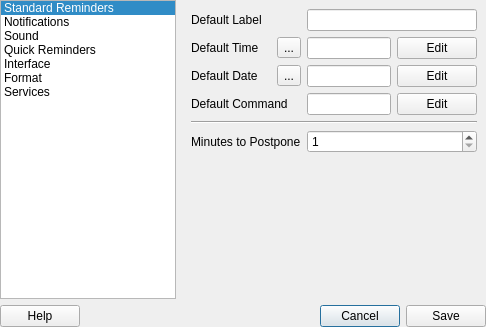
<?xml version="1.0" encoding="UTF-8"?>
<ui version="4.0">
 <class>preferences</class>
 <widget class="QDialog" name="preferences">
  <property name="geometry">
   <rect>
    <x>0</x>
    <y>0</y>
    <width>486</width>
    <height>327</height>
   </rect>
  </property>
  <property name="windowTitle">
   <string>Preferences</string>
  </property>
  <property name="windowIcon">
   <iconset theme="remindor-qt">
    <normalon>:/icons/remindor-qt.svg</normalon>
   </iconset>
  </property>
  <layout class="QGridLayout" name="gridLayout_2">
   <property name="margin">
    <number>0</number>
   </property>
   <item row="1" column="0">
    <widget class="QWidget" name="button_widget" native="true">
     <layout class="QHBoxLayout" name="horizontalLayout">
      <property name="margin">
       <number>0</number>
      </property>
      <item>
       <widget class="QPushButton" name="help_button">
        <property name="text">
         <string>Help</string>
        </property>
        <property name="icon">
         <iconset theme="help">
          <normalon>:/icons/help.png</normalon>
         </iconset>
        </property>
       </widget>
      </item>
      <item>
       <spacer name="horizontalspacer">
        <property name="orientation">
         <enum>Qt::Horizontal</enum>
        </property>
        <property name="sizeHint" stdset="0">
         <size>
          <width>40</width>
          <height>20</height>
         </size>
        </property>
       </spacer>
      </item>
      <item>
       <widget class="QPushButton" name="cancel_button">
        <property name="text">
         <string>Cancel</string>
        </property>
        <property name="icon">
         <iconset theme="gtk-cancel">
          <normalon>:/icons/delete.png</normalon>
         </iconset>
        </property>
        <property name="default">
         <bool>true</bool>
        </property>
       </widget>
      </item>
      <item>
       <widget class="QPushButton" name="save_button">
        <property name="text">
         <string>Save</string>
        </property>
        <property name="icon">
         <iconset theme="stock_save">
          <normalon>:/icons/save.png</normalon>
         </iconset>
        </property>
        <property name="autoDefault">
         <bool>false</bool>
        </property>
       </widget>
      </item>
     </layout>
    </widget>
   </item>
   <item row="0" column="0">
    <widget class="QWidget" name="preferences_widget" native="true">
     <layout class="QHBoxLayout" name="horizontalLayout_2">
      <property name="margin">
       <number>0</number>
      </property>
      <item>
       <widget class="QListWidget" name="list">
        <property name="maximumSize">
         <size>
          <width>200</width>
          <height>16777215</height>
         </size>
        </property>
        <property name="currentRow">
         <number>0</number>
        </property>
        <item>
         <property name="text">
          <string>Standard Reminders</string>
         </property>
        </item>
        <item>
         <property name="text">
          <string>Notifications</string>
         </property>
        </item>
        <item>
         <property name="text">
          <string>Sound</string>
         </property>
        </item>
        <item>
         <property name="text">
          <string>Quick Reminders</string>
         </property>
        </item>
        <item>
         <property name="text">
          <string>Interface</string>
         </property>
        </item>
        <item>
         <property name="text">
          <string>Format</string>
         </property>
        </item>
        <item>
         <property name="text">
          <string>Services</string>
         </property>
        </item>
       </widget>
      </item>
      <item>
       <widget class="QStackedWidget" name="stack">
        <property name="currentIndex">
         <number>0</number>
        </property>
        <widget class="QWidget" name="standard_page">
         <layout class="QGridLayout" name="gridLayout">
          <item row="0" column="2" colspan="2">
           <widget class="QLineEdit" name="label_edit"/>
          </item>
          <item row="2" column="0">
           <widget class="QLabel" name="date_label">
            <property name="text">
             <string>Default Date</string>
            </property>
           </widget>
          </item>
          <item row="1" column="0">
           <widget class="QLabel" name="time_label">
            <property name="text">
             <string>Default Time</string>
            </property>
           </widget>
          </item>
          <item row="6" column="2">
           <spacer name="verticalspacer">
            <property name="orientation">
             <enum>Qt::Vertical</enum>
            </property>
            <property name="sizeHint" stdset="0">
             <size>
              <width>20</width>
              <height>40</height>
             </size>
            </property>
           </spacer>
          </item>
          <item row="5" column="2" colspan="2">
           <widget class="QSpinBox" name="postpone_spin">
            <property name="minimum">
             <number>1</number>
            </property>
            <property name="maximum">
             <number>600</number>
            </property>
           </widget>
          </item>
          <item row="2" column="3">
           <widget class="QPushButton" name="date_button">
            <property name="text">
             <string>Edit</string>
            </property>
            <property name="icon">
             <iconset theme="gtk-edit">
              <normalon>:/icons/edit.png</normalon>
             </iconset>
            </property>
            <property name="autoDefault">
             <bool>false</bool>
            </property>
           </widget>
          </item>
          <item row="3" column="2">
           <widget class="QLineEdit" name="command_edit"/>
          </item>
          <item row="2" column="2">
           <widget class="QLineEdit" name="date_edit"/>
          </item>
          <item row="3" column="3">
           <widget class="QPushButton" name="command_button">
            <property name="text">
             <string>Edit</string>
            </property>
            <property name="icon">
             <iconset theme="gtk-edit">
              <normalon>:/icons/edit.png</normalon>
             </iconset>
            </property>
            <property name="autoDefault">
             <bool>false</bool>
            </property>
           </widget>
          </item>
          <item row="1" column="3">
           <widget class="QPushButton" name="time_button">
            <property name="text">
             <string>Edit</string>
            </property>
            <property name="icon">
             <iconset theme="gtk-edit">
              <normalon>:/icons/edit.png</normalon>
             </iconset>
            </property>
            <property name="autoDefault">
             <bool>false</bool>
            </property>
           </widget>
          </item>
          <item row="1" column="2">
           <widget class="QLineEdit" name="time_edit"/>
          </item>
          <item row="4" column="0" colspan="4">
           <widget class="Line" name="line">
            <property name="orientation">
             <enum>Qt::Horizontal</enum>
            </property>
           </widget>
          </item>
          <item row="1" column="1">
           <widget class="QToolButton" name="time_error">
            <property name="text">
             <string>...</string>
            </property>
            <property name="icon">
             <iconset theme="error">
              <normalon>:/icons/delete.png</normalon>
             </iconset>
            </property>
           </widget>
          </item>
          <item row="2" column="1">
           <widget class="QToolButton" name="date_error">
            <property name="text">
             <string>...</string>
            </property>
            <property name="icon">
             <iconset theme="error">
              <normalon>:/icons/delete.png</normalon>
             </iconset>
            </property>
           </widget>
          </item>
          <item row="0" column="0" colspan="2">
           <widget class="QLabel" name="label_label">
            <property name="text">
             <string>Default Label</string>
            </property>
           </widget>
          </item>
          <item row="5" column="0" colspan="2">
           <widget class="QLabel" name="postpone_label">
            <property name="text">
             <string>Minutes to Postpone</string>
            </property>
           </widget>
          </item>
          <item row="3" column="0" colspan="2">
           <widget class="QLabel" name="command_label">
            <property name="text">
             <string>Default Command</string>
            </property>
           </widget>
          </item>
         </layout>
        </widget>
        <widget class="QWidget" name="notifications_page">
         <layout class="QGridLayout" name="gridLayout_8">
          <item row="0" column="1">
           <widget class="QCheckBox" name="popup_check">
            <property name="text">
             <string/>
            </property>
           </widget>
          </item>
          <item row="2" column="0">
           <widget class="QLabel" name="change_icon_label">
            <property name="text">
             <string>Change Tray
Icon on Reminder</string>
            </property>
           </widget>
          </item>
          <item row="2" column="1">
           <widget class="QCheckBox" name="change_icon_check">
            <property name="text">
             <string/>
            </property>
           </widget>
          </item>
          <item row="1" column="1">
           <widget class="QCheckBox" name="dialog_check">
            <property name="text">
             <string/>
            </property>
           </widget>
          </item>
          <item row="0" column="0">
           <widget class="QLabel" name="popup_label">
            <property name="text">
             <string>Popup</string>
            </property>
           </widget>
          </item>
          <item row="1" column="0">
           <widget class="QLabel" name="dialog_label">
            <property name="text">
             <string>Dialog</string>
            </property>
           </widget>
          </item>
          <item row="3" column="1">
           <spacer name="verticalSpacer">
            <property name="orientation">
             <enum>Qt::Vertical</enum>
            </property>
            <property name="sizeHint" stdset="0">
             <size>
              <width>20</width>
              <height>40</height>
             </size>
            </property>
           </spacer>
          </item>
         </layout>
        </widget>
        <widget class="QWidget" name="sound_page">
         <layout class="QGridLayout" name="gridLayout_3">
          <item row="0" column="1">
           <widget class="QLineEdit" name="file_edit"/>
          </item>
          <item row="3" column="1">
           <widget class="QSpinBox" name="time_loop_spin">
            <property name="minimum">
             <number>1</number>
            </property>
            <property name="maximum">
             <number>100</number>
            </property>
           </widget>
          </item>
          <item row="1" column="2">
           <widget class="QLabel" name="length_label2">
            <property name="text">
             <string>s (0 for end)</string>
            </property>
           </widget>
          </item>
          <item row="1" column="1">
           <widget class="QSpinBox" name="length_spin">
            <property name="minimum">
             <number>0</number>
            </property>
            <property name="maximum">
             <number>600</number>
            </property>
           </widget>
          </item>
          <item row="0" column="0">
           <widget class="QLabel" name="sound_label">
            <property name="text">
             <string>Default Sound File</string>
            </property>
           </widget>
          </item>
          <item row="2" column="0">
           <widget class="QLabel" name="loop_label">
            <property name="text">
             <string>Loop Sound</string>
            </property>
           </widget>
          </item>
          <item row="2" column="1">
           <widget class="QCheckBox" name="loop_check">
            <property name="text">
             <string/>
            </property>
           </widget>
          </item>
          <item row="3" column="0">
           <widget class="QLabel" name="time_loop_label">
            <property name="text">
             <string>Times to Loop</string>
            </property>
           </widget>
          </item>
          <item row="0" column="2">
           <widget class="QToolButton" name="file_button">
            <property name="text">
             <string>...</string>
            </property>
            <property name="icon">
             <iconset theme="fileopen">
              <normalon>:/icons/open.png</normalon>
             </iconset>
            </property>
           </widget>
          </item>
          <item row="1" column="0">
           <widget class="QLabel" name="length_label">
            <property name="text">
             <string>Default Play Length</string>
            </property>
           </widget>
          </item>
          <item row="4" column="1">
           <spacer name="verticalspacer3">
            <property name="orientation">
             <enum>Qt::Vertical</enum>
            </property>
            <property name="sizeHint" stdset="0">
             <size>
              <width>20</width>
              <height>40</height>
             </size>
            </property>
           </spacer>
          </item>
         </layout>
        </widget>
        <widget class="QWidget" name="quick_page">
         <layout class="QGridLayout" name="gridLayout_4">
          <item row="6" column="0">
           <widget class="QLabel" name="quick_sound_label">
            <property name="text">
             <string>Use standard reminder
sound settings</string>
            </property>
           </widget>
          </item>
          <item row="8" column="0">
           <widget class="QLabel" name="quick_info_label">
            <property name="text">
             <string>Show info on dialog</string>
            </property>
           </widget>
          </item>
          <item row="1" column="0">
           <widget class="QLabel" name="quick_minutes_label">
            <property name="text">
             <string>Default Quick Minutes</string>
            </property>
           </widget>
          </item>
          <item row="4" column="0">
           <widget class="QLabel" name="quick_popup_label">
            <property name="text">
             <string>Popup Notification</string>
            </property>
           </widget>
          </item>
          <item row="0" column="0">
           <widget class="QLabel" name="quick_label_label">
            <property name="text">
             <string>Default Quick Label</string>
            </property>
           </widget>
          </item>
          <item row="5" column="0">
           <widget class="QLabel" name="quick_dialog_label">
            <property name="text">
             <string>Dialog Notification</string>
            </property>
           </widget>
          </item>
          <item row="9" column="0">
           <spacer name="verticalspacer4">
            <property name="orientation">
             <enum>Qt::Vertical</enum>
            </property>
            <property name="sizeHint" stdset="0">
             <size>
              <width>20</width>
              <height>40</height>
             </size>
            </property>
           </spacer>
          </item>
          <item row="2" column="0">
           <widget class="QLabel" name="quick_slider">
            <property name="text">
             <string>Use Slider</string>
            </property>
           </widget>
          </item>
          <item row="0" column="1">
           <widget class="QLineEdit" name="quick_label_edit"/>
          </item>
          <item row="3" column="0" colspan="2">
           <widget class="Line" name="line2">
            <property name="orientation">
             <enum>Qt::Horizontal</enum>
            </property>
           </widget>
          </item>
          <item row="7" column="0" colspan="2">
           <widget class="Line" name="line3">
            <property name="orientation">
             <enum>Qt::Horizontal</enum>
            </property>
           </widget>
          </item>
          <item row="2" column="1">
           <widget class="QCheckBox" name="quick_slider_check">
            <property name="text">
             <string/>
            </property>
           </widget>
          </item>
          <item row="4" column="1">
           <widget class="QCheckBox" name="quick_popup_check">
            <property name="text">
             <string/>
            </property>
           </widget>
          </item>
          <item row="5" column="1">
           <widget class="QCheckBox" name="quick_dialog_check">
            <property name="text">
             <string/>
            </property>
           </widget>
          </item>
          <item row="6" column="1">
           <widget class="QCheckBox" name="quick_sound_check">
            <property name="text">
             <string/>
            </property>
           </widget>
          </item>
          <item row="8" column="1">
           <widget class="QCheckBox" name="quick_info_check">
            <property name="text">
             <string/>
            </property>
           </widget>
          </item>
          <item row="1" column="1">
           <widget class="QSpinBox" name="quick_minutes_spin">
            <property name="minimum">
             <number>1</number>
            </property>
            <property name="maximum">
             <number>120</number>
            </property>
            <property name="value">
             <number>30</number>
            </property>
           </widget>
          </item>
         </layout>
        </widget>
        <widget class="QWidget" name="interface_page">
         <layout class="QGridLayout" name="gridLayout_5">
          <item row="6" column="1">
           <widget class="QCheckBox" name="hide_check">
            <property name="text">
             <string/>
            </property>
           </widget>
          </item>
          <item row="5" column="1">
           <widget class="QComboBox" name="icon_combo">
            <item>
             <property name="text">
              <string>System Theme</string>
             </property>
            </item>
            <item>
             <property name="text">
              <string>Light Icon</string>
             </property>
            </item>
            <item>
             <property name="text">
              <string>Dark Icon</string>
             </property>
            </item>
            <item>
             <property name="text">
              <string>App Icon</string>
             </property>
            </item>
           </widget>
          </item>
          <item row="7" column="0">
           <spacer name="verticalspacer5">
            <property name="orientation">
             <enum>Qt::Vertical</enum>
            </property>
            <property name="sizeHint" stdset="0">
             <size>
              <width>20</width>
              <height>40</height>
             </size>
            </property>
           </spacer>
          </item>
          <item row="1" column="0">
           <widget class="QLabel" name="future_label">
            <property name="text">
             <string>Future Color</string>
            </property>
           </widget>
          </item>
          <item row="3" column="0">
           <widget class="QLabel" name="new_label">
            <property name="text">
             <string>Show News
Notifications</string>
            </property>
           </widget>
          </item>
          <item row="6" column="0">
           <widget class="QLabel" name="hide_label">
            <property name="text">
             <string>Hide Tray Icon</string>
            </property>
           </widget>
          </item>
          <item row="0" column="0">
           <widget class="QLabel" name="today_label">
            <property name="text">
             <string>Today's Color</string>
            </property>
           </widget>
          </item>
          <item row="5" column="0">
           <widget class="QLabel" name="icon_label">
            <property name="text">
             <string>Tray Icon</string>
            </property>
           </widget>
          </item>
          <item row="2" column="0">
           <widget class="QLabel" name="past_label">
            <property name="text">
             <string>Past Color</string>
            </property>
           </widget>
          </item>
          <item row="0" column="1">
           <widget class="QPushButton" name="today_button">
            <property name="styleSheet">
             <string notr="true"/>
            </property>
            <property name="text">
             <string>Color</string>
            </property>
           </widget>
          </item>
          <item row="1" column="1">
           <widget class="QPushButton" name="future_button">
            <property name="text">
             <string>Color</string>
            </property>
           </widget>
          </item>
          <item row="2" column="1">
           <widget class="QPushButton" name="past_button">
            <property name="text">
             <string>Color</string>
            </property>
           </widget>
          </item>
          <item row="4" column="0" colspan="2">
           <widget class="Line" name="line4">
            <property name="orientation">
             <enum>Qt::Horizontal</enum>
            </property>
           </widget>
          </item>
          <item row="3" column="1">
           <widget class="QCheckBox" name="new_check">
            <property name="text">
             <string/>
            </property>
           </widget>
          </item>
         </layout>
        </widget>
        <widget class="QWidget" name="format_page">
         <layout class="QGridLayout" name="gridLayout_6">
          <item row="2" column="0">
           <spacer name="verticalspacer6">
            <property name="orientation">
             <enum>Qt::Vertical</enum>
            </property>
            <property name="sizeHint" stdset="0">
             <size>
              <width>20</width>
              <height>40</height>
             </size>
            </property>
           </spacer>
          </item>
          <item row="1" column="0">
           <widget class="QLabel" name="date_format_label">
            <property name="text">
             <string>Date Format</string>
            </property>
           </widget>
          </item>
          <item row="0" column="0">
           <widget class="QLabel" name="time_format_label">
            <property name="text">
             <string>Time Format</string>
            </property>
           </widget>
          </item>
          <item row="0" column="1">
           <widget class="QComboBox" name="time_format_combo">
            <item>
             <property name="text">
              <string>1:12pm</string>
             </property>
            </item>
            <item>
             <property name="text">
              <string>13:12</string>
             </property>
            </item>
            <item>
             <property name="text">
              <string>1312</string>
             </property>
            </item>
           </widget>
          </item>
          <item row="1" column="1">
           <widget class="QComboBox" name="date_format_combo">
            <item>
             <property name="text">
              <string>12/31/2000</string>
             </property>
            </item>
            <item>
             <property name="text">
              <string>12-31-2000</string>
             </property>
            </item>
            <item>
             <property name="text">
              <string>12/31/00</string>
             </property>
            </item>
            <item>
             <property name="text">
              <string>12-31-00</string>
             </property>
            </item>
            <item>
             <property name="text">
              <string>31/12/2000</string>
             </property>
            </item>
            <item>
             <property name="text">
              <string>31-12-2000</string>
             </property>
            </item>
            <item>
             <property name="text">
              <string>31/12/00</string>
             </property>
            </item>
            <item>
             <property name="text">
              <string>31-12-00</string>
             </property>
            </item>
            <item>
             <property name="text">
              <string>2000/12/31</string>
             </property>
            </item>
            <item>
             <property name="text">
              <string>2000-12-31</string>
             </property>
            </item>
            <item>
             <property name="text">
              <string>00/12/31</string>
             </property>
            </item>
            <item>
             <property name="text">
              <string>00-12-31</string>
             </property>
            </item>
           </widget>
          </item>
         </layout>
        </widget>
        <widget class="QWidget" name="services_page">
         <layout class="QGridLayout" name="gridLayout_7">
          <item row="2" column="0">
           <spacer name="verticalspacer7">
            <property name="orientation">
             <enum>Qt::Vertical</enum>
            </property>
            <property name="sizeHint" stdset="0">
             <size>
              <width>20</width>
              <height>40</height>
             </size>
            </property>
           </spacer>
          </item>
          <item row="1" column="0">
           <widget class="QLabel" name="boxcar_notification_label">
            <property name="text">
             <string>Boxcar Notification</string>
            </property>
           </widget>
          </item>
          <item row="0" column="1">
           <widget class="QLineEdit" name="boxcar_email_edit"/>
          </item>
          <item row="1" column="1">
           <widget class="QCheckBox" name="boxcar_notification_check">
            <property name="text">
             <string/>
            </property>
           </widget>
          </item>
          <item row="0" column="0">
           <widget class="QCommandLinkButton" name="boxcar_email_button">
            <property name="styleSheet">
             <string notr="true"/>
            </property>
            <property name="text">
             <string>Boxcar Email</string>
            </property>
            <property name="icon">
             <iconset resource="../../resources.qrc">
              <normaloff>:/services/boxcar.png</normaloff>:/services/boxcar.png</iconset>
            </property>
           </widget>
          </item>
         </layout>
        </widget>
       </widget>
      </item>
     </layout>
    </widget>
   </item>
  </layout>
 </widget>
 <tabstops>
  <tabstop>list</tabstop>
  <tabstop>label_edit</tabstop>
  <tabstop>time_edit</tabstop>
  <tabstop>time_button</tabstop>
  <tabstop>date_edit</tabstop>
  <tabstop>date_button</tabstop>
  <tabstop>command_edit</tabstop>
  <tabstop>command_button</tabstop>
  <tabstop>postpone_spin</tabstop>
  <tabstop>save_button</tabstop>
  <tabstop>cancel_button</tabstop>
  <tabstop>help_button</tabstop>
  <tabstop>popup_check</tabstop>
  <tabstop>dialog_check</tabstop>
  <tabstop>change_icon_check</tabstop>
  <tabstop>file_edit</tabstop>
  <tabstop>file_button</tabstop>
  <tabstop>length_spin</tabstop>
  <tabstop>loop_check</tabstop>
  <tabstop>time_loop_spin</tabstop>
  <tabstop>quick_label_edit</tabstop>
  <tabstop>quick_slider_check</tabstop>
  <tabstop>quick_popup_check</tabstop>
  <tabstop>quick_dialog_check</tabstop>
  <tabstop>quick_sound_check</tabstop>
  <tabstop>quick_info_check</tabstop>
  <tabstop>today_button</tabstop>
  <tabstop>future_button</tabstop>
  <tabstop>past_button</tabstop>
  <tabstop>new_check</tabstop>
  <tabstop>icon_combo</tabstop>
  <tabstop>hide_check</tabstop>
  <tabstop>time_format_combo</tabstop>
  <tabstop>date_format_combo</tabstop>
  <tabstop>boxcar_email_button</tabstop>
  <tabstop>boxcar_email_edit</tabstop>
  <tabstop>boxcar_notification_check</tabstop>
 </tabstops>
 <resources>
  <include location="../../resources.qrc"/>
 </resources>
 <connections>
  <connection>
   <sender>list</sender>
   <signal>currentRowChanged(int)</signal>
   <receiver>stack</receiver>
   <slot>setCurrentIndex(int)</slot>
   <hints>
    <hint type="sourcelabel">
     <x>69</x>
     <y>146</y>
    </hint>
    <hint type="destinationlabel">
     <x>296</x>
     <y>146</y>
    </hint>
   </hints>
  </connection>
  <connection>
   <sender>time_error</sender>
   <signal>pressed()</signal>
   <receiver>time_edit</receiver>
   <slot>setFocus()</slot>
   <hints>
    <hint type="sourcelabel">
     <x>281</x>
     <y>54</y>
    </hint>
    <hint type="destinationlabel">
     <x>342</x>
     <y>55</y>
    </hint>
   </hints>
  </connection>
  <connection>
   <sender>date_error</sender>
   <signal>pressed()</signal>
   <receiver>date_edit</receiver>
   <slot>setFocus()</slot>
   <hints>
    <hint type="sourcelabel">
     <x>281</x>
     <y>87</y>
    </hint>
    <hint type="destinationlabel">
     <x>342</x>
     <y>88</y>
    </hint>
   </hints>
  </connection>
 </connections>
</ui>
